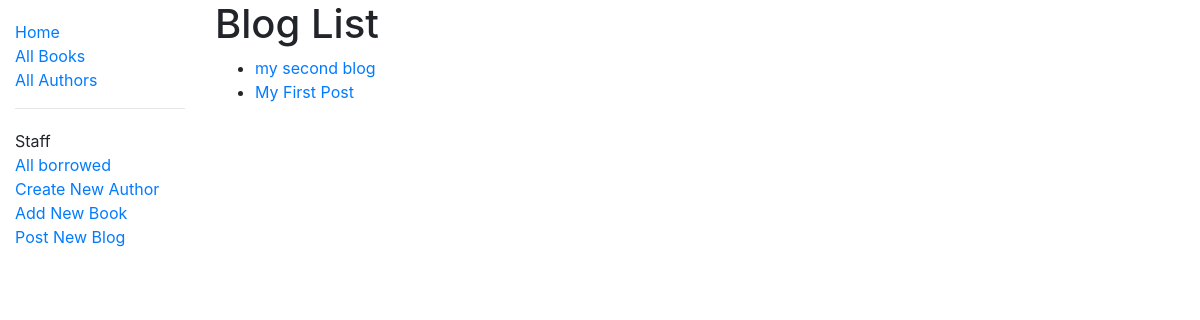
Page /catalog/blog/ (signed in) on the earlier database version.
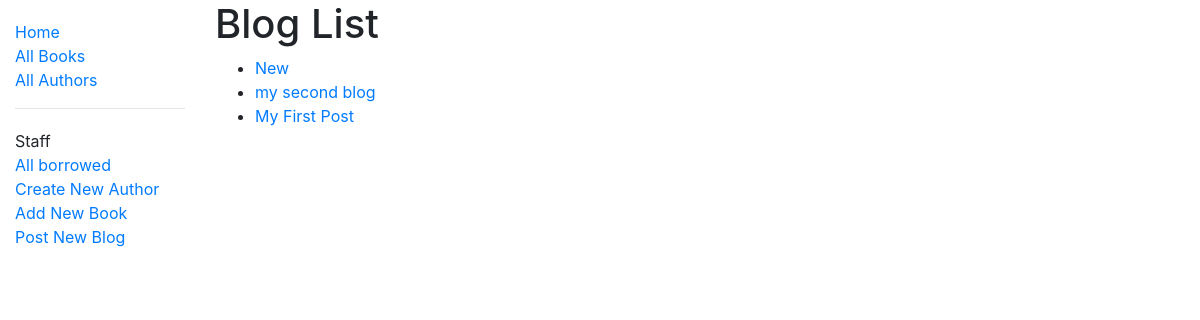
Same page on the later database version.
### catalog/models.py (models this page shows)
class Blog(models.Model):
    title = models.CharField(max_length=200, unique=True)
    author = models.ForeignKey(User, on_delete= models.CASCADE)
    updated_on = models.DateTimeField(auto_now= True)
    content = models.TextField()
    image = models.ImageField(default="yes")
    created_on = models.DateTimeField(auto_now_add=True)
    status = models.IntegerField(choices=STATUS, default=0)
    class Meta:
        ordering = ['-created_on']
    def __str__(self):
        return self.title
    def get_absolute_url(self):
        return reverse('blog',)

### catalog/views.py (the view)
# urls.py: path('blog/', views.BlogListView.as_view(), name='blog'),
class BlogListView(generic.ListView):
    model = Blog
    paginate_by = 10
    template_name = 'blog_list.html'

### catalog/templates/catalog/blog_list.html
{% extends "base_generic.html" %}
{% block content %}
  <h1>Blog List</h1>
  {% if blog_list %}
  <ul>
    {% for blog in blog_list %}
      <li>
        <a href="{{ blog.get_absolute_url }}">{{ blog }}</a>
      </li>
    {% endfor %}
  </ul>
  {% else %}
    <p>There is nothing to show blog in the library.</p>
  {% endif %}
{% endblock %}

Differences in the rows shown:
added Blog: title "New"
